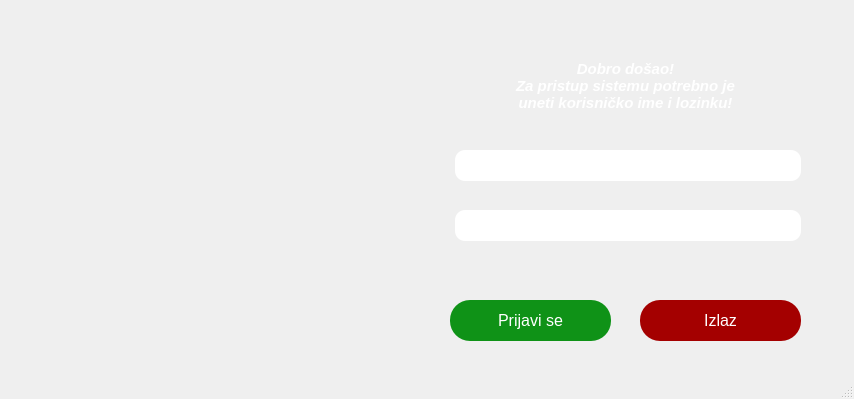
<?xml version="1.0" encoding="UTF-8"?>
<ui version="4.0">
 <class>PrijavaNaSistem</class>
 <widget class="QMainWindow" name="PrijavaNaSistem">
  <property name="geometry">
   <rect>
    <x>0</x>
    <y>0</y>
    <width>854</width>
    <height>399</height>
   </rect>
  </property>
  <property name="minimumSize">
   <size>
    <width>854</width>
    <height>399</height>
   </size>
  </property>
  <property name="maximumSize">
   <size>
    <width>854</width>
    <height>399</height>
   </size>
  </property>
  <property name="font">
   <font>
    <family>Arial</family>
    <pointsize>12</pointsize>
   </font>
  </property>
  <property name="windowTitle">
   <string>Knjigovodstvo | Prijava na sistem</string>
  </property>
  <property name="styleSheet">
   <string notr="true">background-image: url(:/res/bg.PNG);</string>
  </property>
  <widget class="QWidget" name="centralwidget">
   <widget class="QLineEdit" name="korIme">
    <property name="geometry">
     <rect>
      <x>450</x>
      <y>150</y>
      <width>351</width>
      <height>31</height>
     </rect>
    </property>
    <property name="font">
     <font>
      <family>Arial</family>
      <pointsize>12</pointsize>
     </font>
    </property>
    <property name="styleSheet">
     <string notr="true">border: 1px #fff solid;
border-radius: 10%;
background: #fff;
color: #515151;
margin-left: 5px;</string>
    </property>
    <property name="text">
     <string/>
    </property>
    <property name="alignment">
     <set>Qt::AlignCenter</set>
    </property>
   </widget>
   <widget class="QPushButton" name="prijava">
    <property name="geometry">
     <rect>
      <x>450</x>
      <y>300</y>
      <width>161</width>
      <height>41</height>
     </rect>
    </property>
    <property name="font">
     <font>
      <family>Arial</family>
      <pointsize>12</pointsize>
     </font>
    </property>
    <property name="styleSheet">
     <string notr="true">border: 0px;
border-radius: 20%;
color: #fff;
background: #0f9217;</string>
    </property>
    <property name="text">
     <string>Prijavi se</string>
    </property>
   </widget>
   <widget class="QLabel" name="napomena">
    <property name="geometry">
     <rect>
      <x>460</x>
      <y>30</y>
      <width>331</width>
      <height>111</height>
     </rect>
    </property>
    <property name="font">
     <font>
      <family>Arial</family>
      <pointsize>11</pointsize>
      <weight>75</weight>
      <italic>true</italic>
      <bold>true</bold>
     </font>
    </property>
    <property name="styleSheet">
     <string notr="true">background: transparent; 
color: #fff;</string>
    </property>
    <property name="text">
     <string>Dobro došao!
Za pristup sistemu potrebno je 
uneti korisničko ime i lozinku!</string>
    </property>
    <property name="alignment">
     <set>Qt::AlignCenter</set>
    </property>
   </widget>
   <widget class="QLabel" name="img">
    <property name="geometry">
     <rect>
      <x>30</x>
      <y>60</y>
      <width>411</width>
      <height>261</height>
     </rect>
    </property>
    <property name="styleSheet">
     <string notr="true">background: url(':/res/image.png') no-repeat;</string>
    </property>
    <property name="text">
     <string/>
    </property>
   </widget>
   <widget class="QPushButton" name="izlaz">
    <property name="geometry">
     <rect>
      <x>640</x>
      <y>300</y>
      <width>161</width>
      <height>41</height>
     </rect>
    </property>
    <property name="font">
     <font>
      <family>Arial</family>
      <pointsize>12</pointsize>
     </font>
    </property>
    <property name="styleSheet">
     <string notr="true">border: 0px;
border-radius: 20%;
color: #fff;
background: #A40000;</string>
    </property>
    <property name="text">
     <string>Izlaz</string>
    </property>
   </widget>
   <widget class="QLineEdit" name="lozinka">
    <property name="geometry">
     <rect>
      <x>450</x>
      <y>210</y>
      <width>351</width>
      <height>31</height>
     </rect>
    </property>
    <property name="font">
     <font>
      <family>Arial</family>
      <pointsize>12</pointsize>
     </font>
    </property>
    <property name="styleSheet">
     <string notr="true">border: 1px #fff solid;
border-radius: 10%;
background: #fff;
color: #515151;
margin-left: 5px;</string>
    </property>
    <property name="text">
     <string/>
    </property>
    <property name="maxLength">
     <number>50</number>
    </property>
    <property name="echoMode">
     <enum>QLineEdit::Password</enum>
    </property>
    <property name="alignment">
     <set>Qt::AlignCenter</set>
    </property>
   </widget>
  </widget>
  <widget class="QStatusBar" name="statusbar">
   <property name="font">
    <font>
     <family>Segoe UI</family>
     <pointsize>10</pointsize>
     <weight>75</weight>
     <italic>true</italic>
     <bold>true</bold>
    </font>
   </property>
   <property name="styleSheet">
    <string notr="true">color: #fff;</string>
   </property>
  </widget>
 </widget>
 <resources/>
 <connections/>
</ui>
